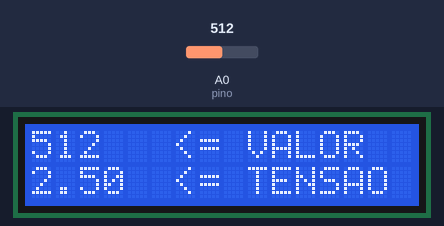
Bench run of a sketch on a simulated Arduino Uno, built with avr-gcc and run on an emulated ATmega328P. On the bench: 16×2 character LCD. The test bench sets the inputs (shaded band); at power-on: A0 (pino) = 512.

Above: at 1.2 s.
1.3 s: A0 (pino) set to 716
At 2.7 s:
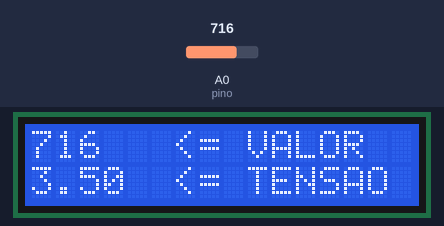
3.0 s: A0 (pino) set to 900
At 3.6 s:
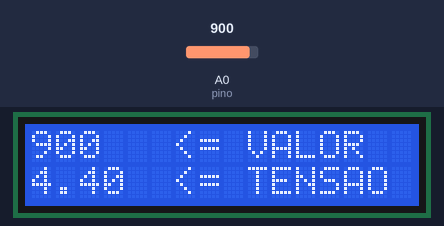
4.6 s: A0 (pino) set to 1023
At 5.4 s:
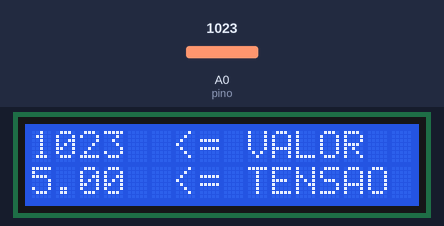
Timing chart, 0 to 7.6 s (numbered marks = the images above; inputs shaded):
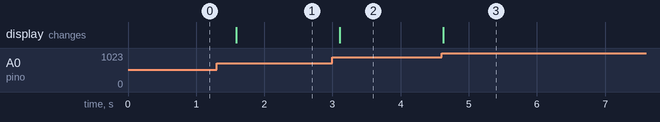

Measured:
- after the input at 1.3 s, the display: changes after 0.29 s (image 1)
- after the input at 3.0 s, the display: changes after 0.11 s (image 2)
- after the input at 4.6 s, the display: changes at once (image 3)

The sketch:

09b_Porta_Analogica.ino
```cpp
/*
  Demostra por um display LCD 16x2, os valores:
  * valor = saída de valor da porta analógica A0 do Arduino
  * tensao = conversão para tenção valor da porta analógica A0 do Arduino
*/

#include <LiquidCrystal.h>

int valor = 0; // variável
float tensao = 0.0; // variável

// LiquidCrystal lcd(RS, E, D4, D5, D6, D7)
LiquidCrystal lcd(6, 7, 8, 9, 10, 11);

void setup() {
  // lcd.begin(Colunas, Linhas)
  lcd.begin(16, 2);  // LCD.begin(coluna, linha)

  pinMode(A0, INPUT);  // pino(porta, entrada)
}

void loop() {
  valor = analogRead(A0);  // exibi valor numérico de 0 até 1023

  tensao = (valor/1023.0) * 5.0; // calculo para exibição da tensão 0V para 5V

  lcd.clear(); // apagar
  lcd.print(valor);
  lcd.setCursor(6,0); // posiciona proximo carácter a ser exibido "LCD.setCursor(coluna, linha)"
  lcd.print("<= VALOR"); // print mensagem
  lcd.setCursor(6,1); // posiciona proximo carácter a ser exibido "LCD.setCursor(coluna, linha)"
  lcd.print("<= TENSAO"); // print mensagem
  lcd.setCursor(0, 1); // posiciona proximo carácter a ser exibido "LCD.setCursor(coluna, linha)"
  lcd.print(tensao);
  delay(500);
}
```

TESTE01.cpp
```cpp
#include <Arduino.h>
```

TESTE02.cpp
```cpp
#include <Arduino.h> 
```

TESTE03.cpp
```cpp
#include <Arduino.h>
```
